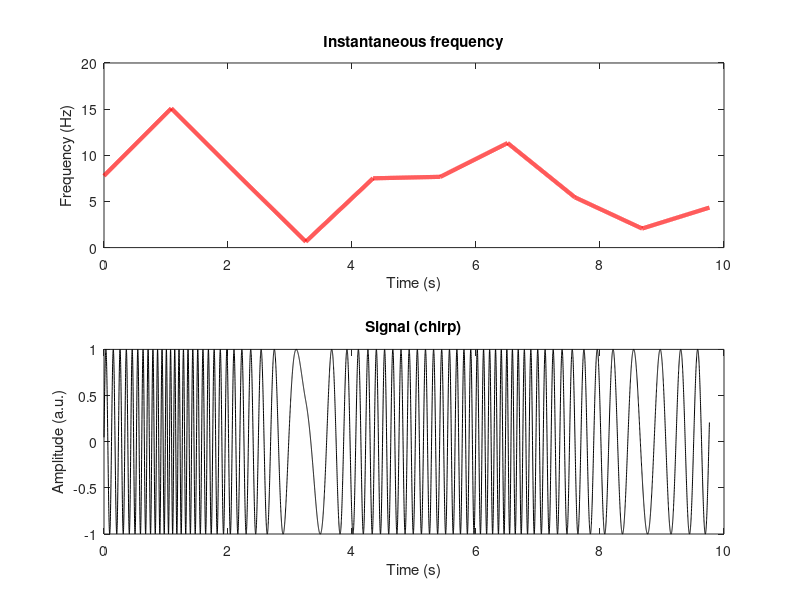

Reproduce this figure in MATLAB.
%%
%     COURSE: Solved challenges in neural time series analysis
%    SECTION: Simulating EEG data
%      VIDEO: Generating "chirps" (frequency-modulated signals)
% Instructor: sincxpress.com
%
%%

%% simulation details

pnts  = 10000;
srate = 1024;
time  = (0:pnts-1)/srate;

%% chirps

% "bipolar" chirp
freqmod = linspace(5,15,pnts);  % "f" in the formula

% signal time series
signal  = sin( 2*pi * ((time + cumsum(freqmod))/srate) );

% multipolar chirp
k = 10; % poles for frequencies
freqmod = 20*interp1(rand(1,k),linspace(1,k,pnts));


% signal time series
signal  = sin( 2*pi * ((time + cumsum(freqmod))/srate) );
% Note: the code in the video has a bug in the previous line,
%   due to incorrect parentheses: srate should scale both time
%   and freqmod, as above.

%% plotting

figure(2), clf

subplot(211)
plot(time,freqmod,'r','linew',3)
xlabel('Time (s)')
ylabel('Frequency (Hz)')
title('Instantaneous frequency')

subplot(212)
plot(time,signal,'k')
xlabel('Time (s)')
ylabel('Amplitude (a.u.)')
title('Signal (chirp)')

%%
